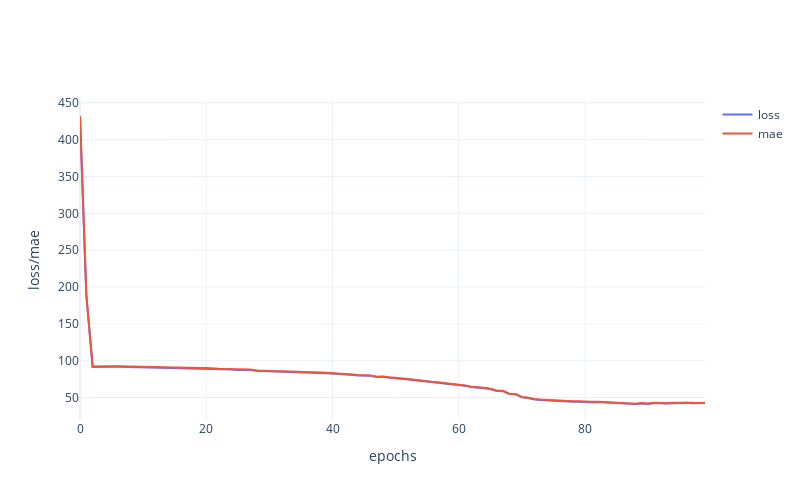

Notebook code cell kept with this figure:
### Code cell
# Train Model
# -------------------------------------------------------------------------------------------------
# Reset states and weights and generated by keras

history, p3 = fit_model(model = model, trainset = trainset, lr = best_lr, init_weights = init_weights, epochs = 100)
p3.update_layout(width = 800, height = 500)
p3.show()
